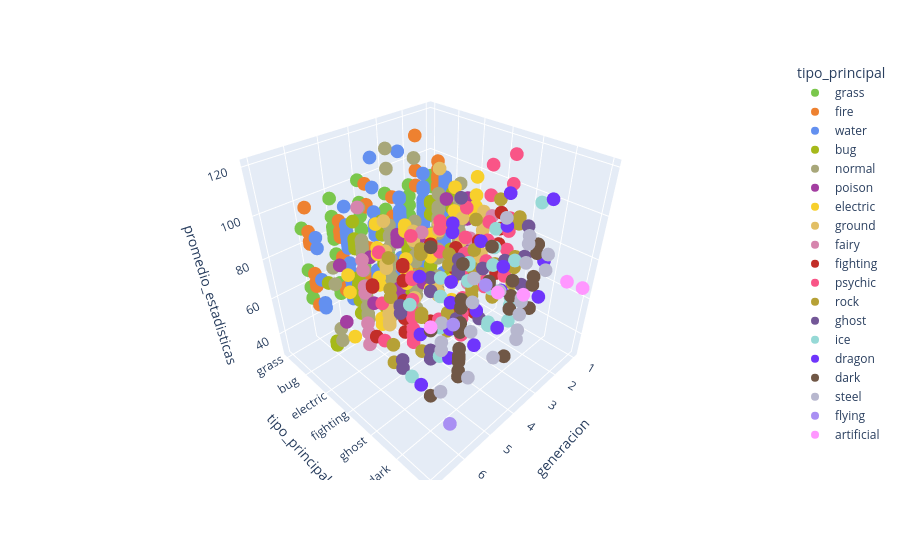

Notebook code cell kept with this figure:
### Markdown cell above
## 13. Diferenciación visual por tipo principal

Se colorea cada punto según su tipo principal utilizando la paleta oficial definida
anteriormente, y se añade `hover_data` con la información relevante de cada Pokémon.

### Code cell
fig = px.scatter_3d(
    df_clean,
    x='generacion',
    y='tipo_principal',
    z='promedio_estadisticas',
    color='tipo_principal',
    color_discrete_map=type_colors,
    hover_data={'name': True, 'type1': True, 'generacion': True,
                'promedio_estadisticas': True, 'tipo_principal': False,
                'sprite_url': True},
)
fig.show()
